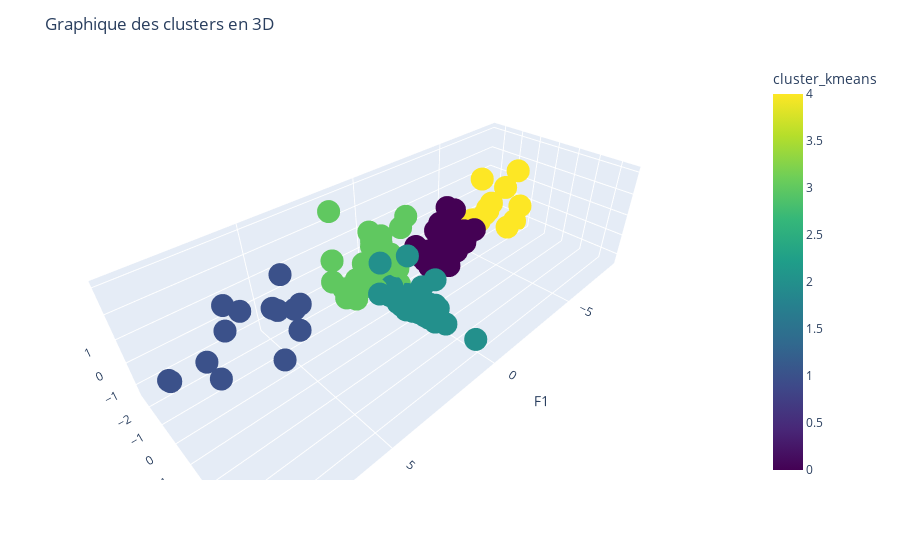

The cell this chart's notebook holds for it:
### Code cell
import plotly.express as px

fig = px.scatter_3d(df, x='F1', y='F2', z='F3', color='cluster_kmeans', color_continuous_scale='Viridis')

fig.update_layout(title='Graphique des clusters en 3D')
fig.show()

### Figure 1 — Plotly figure (JSON) as saved in the notebook; plotly's stock layout.template omitted (floating-point values rounded to 4 significant figures; data arrays with more than 128 entries replaced by an {"elided": "..."} marker saying what was removed)
{"data": [{"hovertemplate": "F1=%{x}<br>F2=%{y}<br>F3=%{z}<br>cluster_kmeans=%{marker.color}<extra></extra>", "legendgroup": "", "marker": {"color": {"elided": "165 int values"}, "coloraxis": "coloraxis", "symbol": "circle"}, "mode": "markers", "name": "", "scene": "scene", "showlegend": false, "type": "scatter3d", "x": {"elided": "165 float values"}, "y": {"elided": "165 float values"}, "z": {"elided": "165 float values"}}], "layout": {"coloraxis": {"colorbar": {"title": {"text": "cluster_kmeans"}}, "colorscale": [[0, "#440154"], [0.1111, "#482878"], [0.2222, "#3e4989"], [0.3333, "#31688e"], [0.4444, "#26828e"], [0.5556, "#1f9e89"], [0.6667, "#35b779"], [0.7778, "#6ece58"], [0.8889, "#b5de2b"], [1, "#fde725"]]}, "legend": {"tracegroupgap": 0}, "margin": {"t": 60}, "scene": {"domain": {"x": [0, 1], "y": [0, 1]}, "xaxis": {"title": {"text": "F1"}}, "yaxis": {"title": {"text": "F2"}}, "zaxis": {"title": {"text": "F3"}}}, "title": {"text": "Graphique des clusters en 3D"}}}
